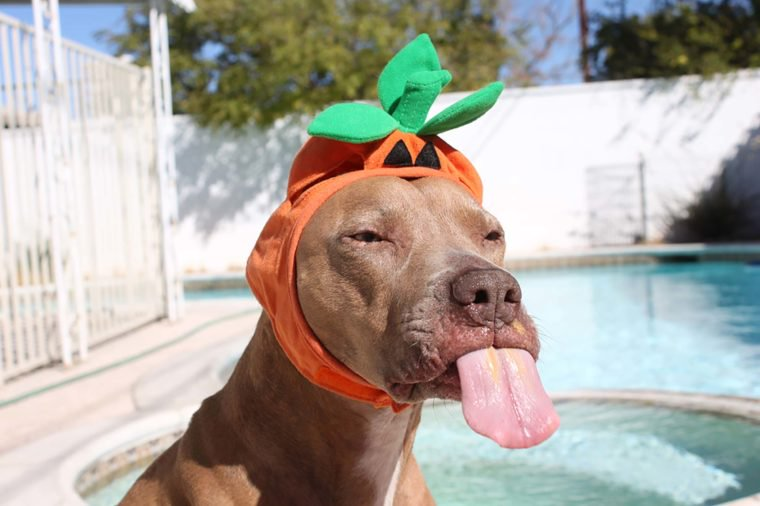
#> input picture images/dog.jpg, 760 x 506 px
$ jupyter execute assignment02.ipynb
#> lines starting #> are read from the running program, lines starting #| are printed output that depends on the picture
# Assignment 2

Welcome to the assignment for week 2.

## Task 2: Convolution and Canny edge detection

### Task 2.1: Convolution
Implement the convolution operation for 2-D images (i.e. no colors here, sorry).

[cell 1]
# imports
import numpy as np
import matplotlib.pyplot as plt
from skimage import io, color

[cell 2]
def conv2d(image: np.ndarray, kernel: np.ndarray) -> np.ndarray:
    """
    Convolve a 2D image with a kernel.

    Assumes input image is grayscale.
    Assumes the input makes sense (e.g. kernel is smaller than image)
    and has the correct data types (e.g. no complex numbers)
    """
    kh, kw = kernel.shape
    ih, iw = image.shape

    result = np.zeros_like(image)
    for y in range(ih):
        for x in range(iw):
            for ky in range(kh):
                for kx in range(kw):
                    # calculate the position in the image
                    ix = x + kx - kw // 2
                    iy = y + ky - kh // 2
                    if ix >= 0 and ix < iw and iy >= 0 and iy < ih:
                        result[y, x] += image[iy, ix] * kernel[ky, kx]
    return result

nothing_kernel = np.array([
    [0, 0, 0],
    [0, 1, 0],
    [0, 0, 0]
])

Convolve an image of your choice with a Gaussian kernel. Play around with the size of the kernel and the standard deviation of the Gaussian. Show the results using your conv2d()-function.  (***RESULT***).

[cell 3]
image = color.rgb2gray(io.imread('images/dog.jpg'))
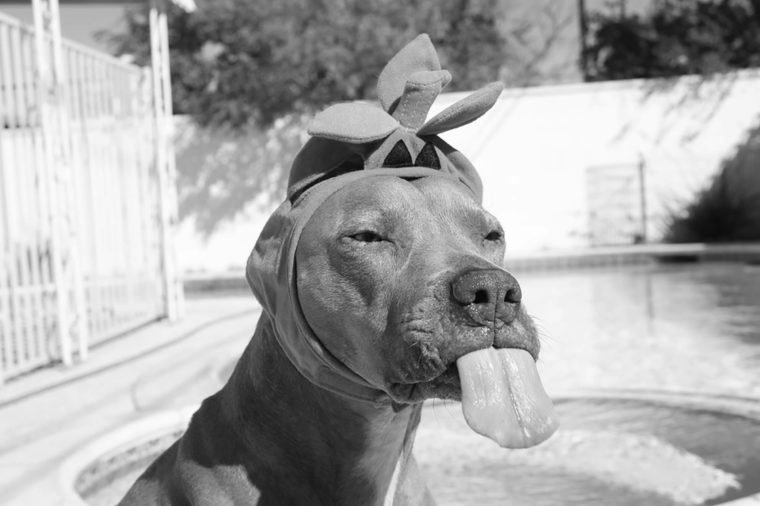
#> image: shape (506, 760) float64; min 0.0117, max 1, mean 0.659

def gaussian_kernel(size: int, sigma: float) -> np.ndarray:
    kernel = np.fromfunction(lambda x, y: (1/(2*np.pi*sigma**2)) * np.exp(-((x-size//2)**2 + (y-size//2)**2)/(2*sigma**2)), (size, size))
    kernel /= np.sum(kernel)
    return kernel

smooth = conv2d(image, gaussian_kernel(5, 0.9))

plt.imshow(smooth, cmap='gray')

Now, implement a simple edge detector by first filtering with a Sobel operator and then thresholding the ***RESULT***. How does smoothing the input change the ***RESULT***?

[cell 4]
# sobel
sobel_x = np.array([
    [-1, 0, 1],
    [-2, 0, 2],
    [-1, 0, 1]
])
convolved = conv2d(image, sobel_x)
#> after the loop in conv2d (call 2), `for y in range(ih):`:
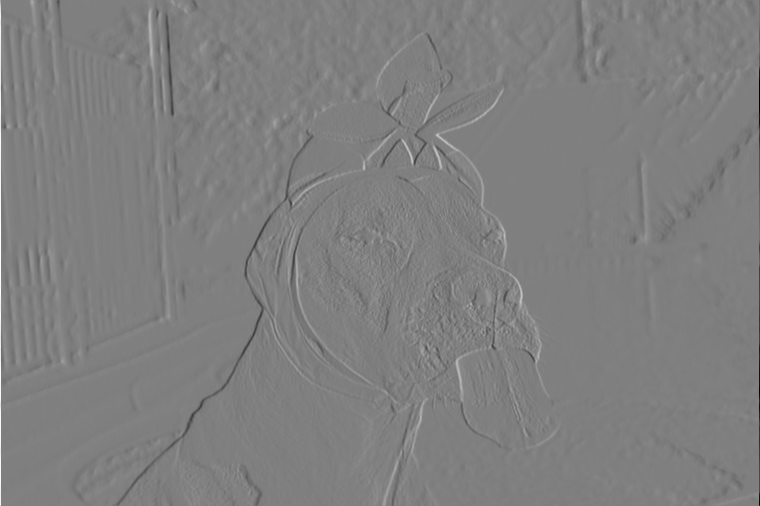
#> result: shape (506, 760) float64; min -3.84, max 3.83, mean -0.002; drawn with min black and max white

# tresholding
threshold = 0.5
plt.imshow(
    np.where(convolved > threshold, 1, 0),
    cmap='gray'
)
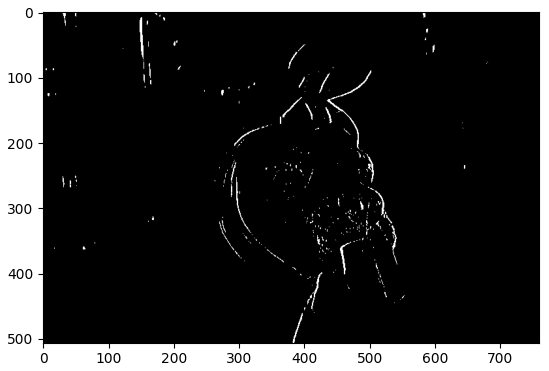
#> figure drawn by matplotlib, 1 panel

### Task 2.2: Canny Edge Detection

#### Preprocessing
If you haven't yet: smooth the image with a Gaussian of your choice. Then use the Sobel operator to create the gradient magnitude and direction matrices according to the lecture. Round the gradient directions to the 8-neighbor's directions. Display all intermediate ***RESULT***s!

[cell 5]
# code here
sobel_y = np.array([
    [-1, -2, -1],
    [0, 0, 0],
    [1, 2, 1]
])

convolved_x = conv2d(image, sobel_x)
convolved_y = conv2d(image, sobel_y)
#> after the loop in conv2d (call 4), `for y in range(ih):`:
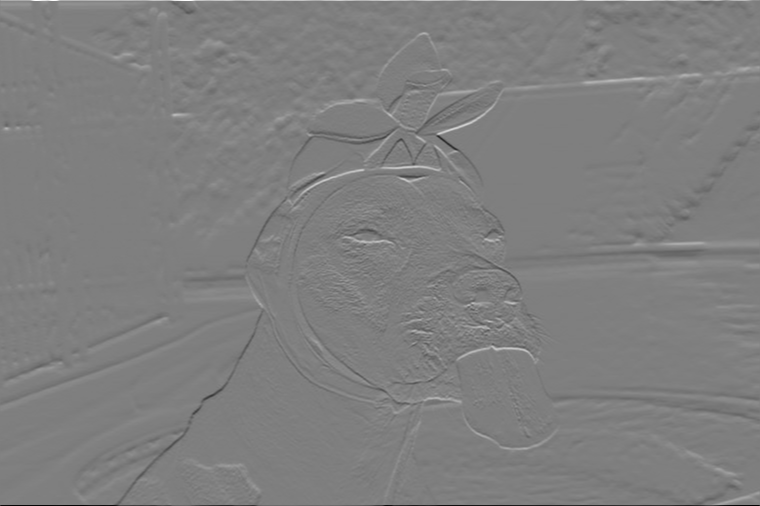
#> result: shape (506, 760) float64; min -3.84, max 3.86, mean 0.000945; drawn with min black and max white

magnitude = np.sqrt(convolved_x**2 + convolved_y**2)
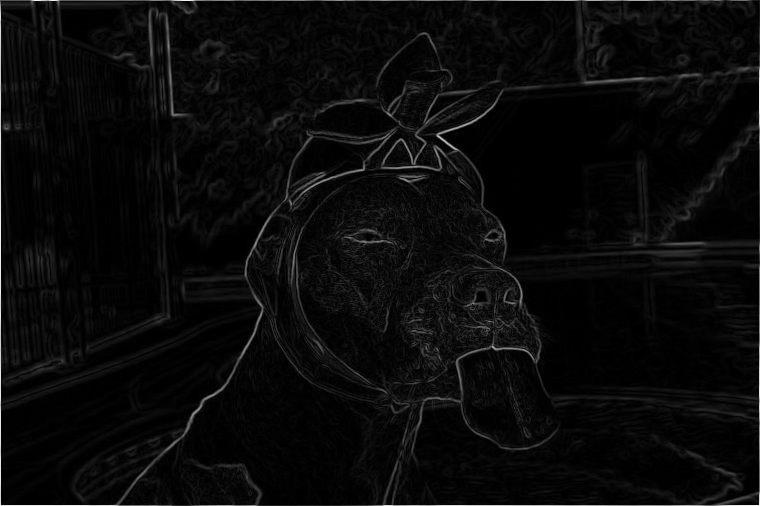
#> magnitude: shape (506, 760) float64; min 0, max 4.04, mean 0.164; drawn with min black and max white
sign_x = np.sign(convolved_x).astype(int)
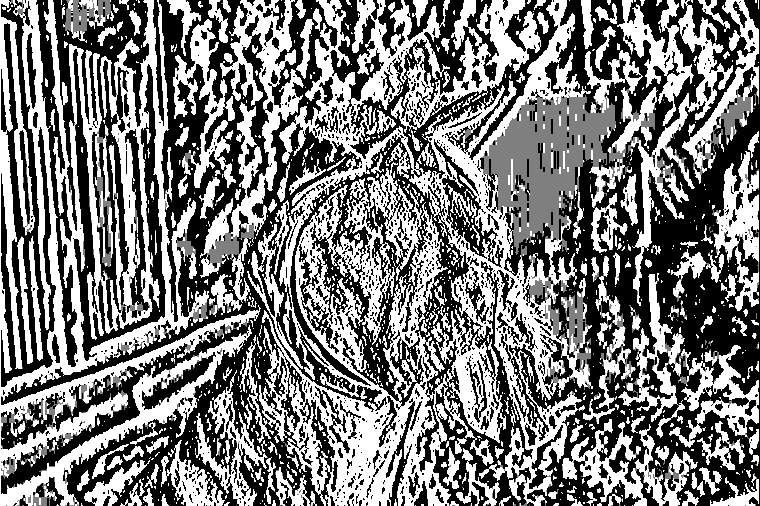
#> sign_x: shape (506, 760) int64; min -1, max 1, mean -0.0347; drawn with min black and max white
sign_y = np.sign(convolved_y).astype(int)
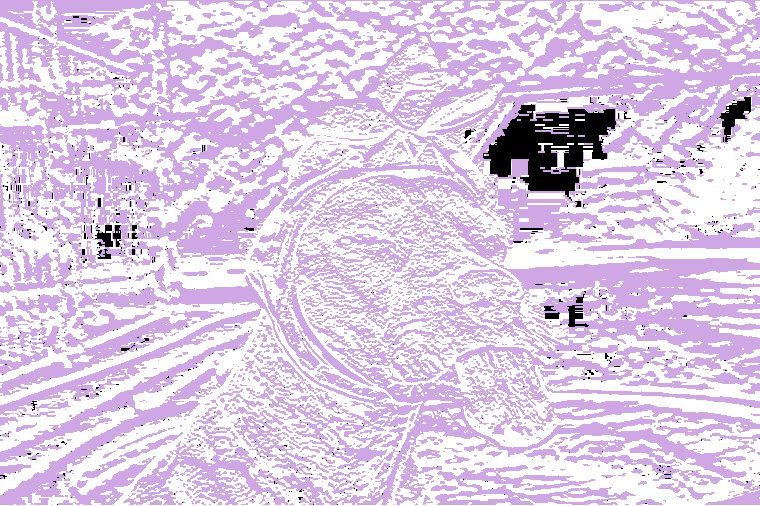
#> sign_y: shape (506, 760) int64; 3 distinct labels, from -1 to 1; one colour per label, 0 black, -1 white

#### Non-Maximum Suppression
Implement the Non-Maximum Suppression step as described in the lecture. Subtract the result from the gradient magnitude image and show the ***RESULT***!

[cell 6]
mag = magnitude.copy()
h, w = mag.shape
#> h = 506; w = 760

for y in range(h):
    for x in range(w):
        others = [
                (int(y+other_sign*(sign_x[y, x])), int(x+other_sign*(sign_y[y, x])))
                for other_sign in (-1, 1)
        ]
        if max(
            magnitude[other] for other in
            others
            if other[0] >= 0 and other[0] < h and other[1] >= 0 and other[1] < w
        ) > magnitude[y, x]:
            mag[y, x] = 0
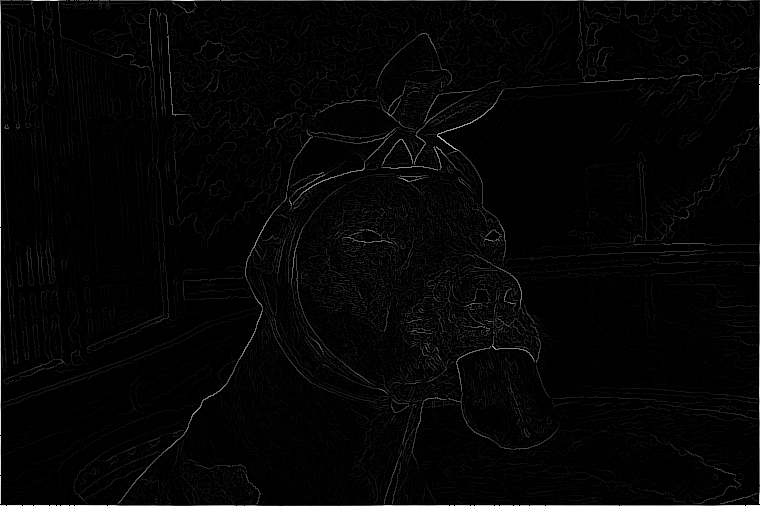
#> mag: shape (506, 760) float64; min 0, max 4.04, mean 0.0747; drawn with min black and max white

plt.imshow(mag, cmap='gray')

#### Thresholding and Edge Tracing
Implement the edge tracing as described in the lecture and show the final result for three different threshold pairs: two low thresholds (e.g. 20 and 50), high thresholds (e.g. 80 and 120) and thresholds with large spacing (e.g. 40 and 140). (***RESULT***)

[cell 7]
treshhold = (0.1, 0.5) # this has way too many edges
treshhold = (1, 1.5) # this looks almost like just applying the sobel operator
treshhold = (0.5, 1.5) # this looks like a good treshold

treshholded = np.where(
    mag < treshhold[0],
    0,
    np.where(mag > treshhold[1], 1, 0.3)
)

plt.imshow(treshholded, cmap='gray')
